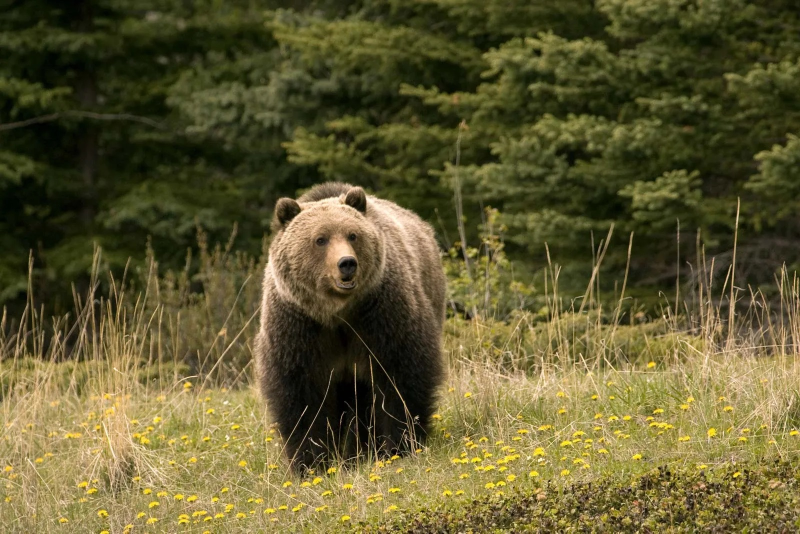
#> input picture Bear_Detection_Segmentation/images/Grizzly-bear.jpg, 1600 x 1067 px, found by its file name (shown at 1/2 size); its folder holds only this picture in this run
$ jupyter execute --allow-errors 1-Convert_data_yolo_format.ipynb
#> lines starting #> are read from the running program, lines starting #| are printed output that depends on the picture; after the words box and inside, x2 and y2 are one past the last pixel; in counts of white or black regions, pixels touching at a corner belong together
[cell 1]
import json
import os
import shutil

[cell 2]
def convert_to_yolo_format(inputs ):
    import os
    def to_yolo(x1, y1, w, h, width_total, height_total):
        x_center = x1 + w/2
        y_center = y1 + h/2

        return [round(x_center/width_total, 2), round(y_center/height_total,2), round(w/width_total, 2), round(h/height_total, 2)]
    # create/move images folder
    folder_ = os.path.split(inputs)[0]
    folder_image = os.path.join(folder_, 'images')
    folder_label = os.path.join(folder_, 'labels')
    if not os.path.exists(folder_image):
        os.makedirs(folder_image)
    if not os.path.exists(folder_label):
        os.makedirs(folder_label)

    filenames_jpg = os.listdir(folder_)
    for filename in filenames_jpg:
        if os.path.splitext(filename)[-1] == '.jpg':
            shutil.move( os.path.join(folder_, filename), os.path.join(folder_image, filename))

    data = json.load(open(inputs, 'r'))
    new = {}
    cat = set()
    for item in data['images']:
        id_ = item['id']
        if id_ not in new:
            new[id_] = {'filename':item['file_name'], 'height':item['height'], 'width':item['width'], 'bbxs':[], 'label':[]}

    for item in data['annotations']:
        id_ = item['image_id']
        new[id_]['bbxs'].append(to_yolo(*item['bbox'], new[id_]['width'], new[id_]['height']))
        new[id_]['label'].append(item['category_id'] - 1)
        cat.add(item['category_id'])

    for k, item in new.items():
        filename = item['filename'].replace('.jpg', '.txt')
        with open(os.path.join(folder_label, filename), 'w') as f:
            for label, bbx in zip(item['label'], item['bbxs']):
                f.write(f'{label} {bbx[0]} {bbx[1]} {bbx[2]} {bbx[3]}\n')

    print('Conversion Done!')

#> (a cell that did not finish here is left out)

# Checking conversion

[cell 4]
import cv2
import os
from matplotlib import pyplot as plt
filename = os.listdir('datasets/bear/test/images')[0]

#> (the rest of this cell did not finish here and is left out)

[cell 5]
filename

[cell 6]
image = cv2.imread(f'datasets/bear/test/images/{filename}')
#> image is the input picture: shape (1067, 1600, 3); mean B, G, R 48.8, 89.4, 95.9

#> (a cell that did not finish here is left out)

#> (a cell that did not finish here is left out)

[cell 9]
image = cv2.imread(f'datasets/bear/test/images/{filename}')
#> (the rest of this cell did not finish here and is left out)

[cell 10]
def to_yolo(x1, y1, w, h, width_total, height_total):
    x_center = x1 + w/2.
    y_center = y1 + h/2.
    print(x_center, y_center)
    return [round(x_center/width_total, 2), round(y_center/height_total, 2), round(w/width_total, 2), round(h/height_total, 2)]
#> (the rest of this cell did not finish here and is left out)

[cell 11]
bbx2 = [139, 131, 299, 430]
image = cv2.imread(f'datasets/bear/test/images/{filename}')
cv2.rectangle(image, (bbx2[0], bbx2[1]), (bbx2[0] + bbx2[2], bbx2[1] + bbx2[3]), (255, 0, 0), 2)
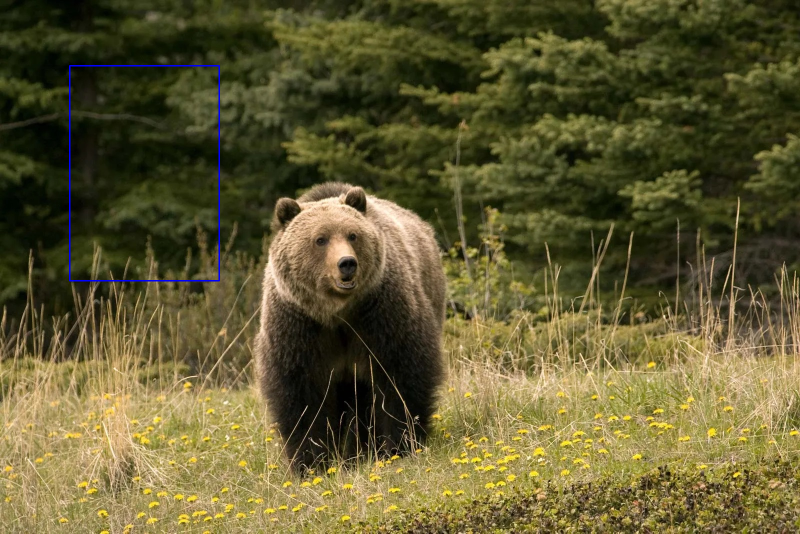
#> image: shape (1067, 1600, 3) (shown at 1/2 size); 0.26% of pixels changed, all inside (x1, y1, x2, y2) = (138, 130, 440, 563)
plt.imshow(image)
plt.show()
